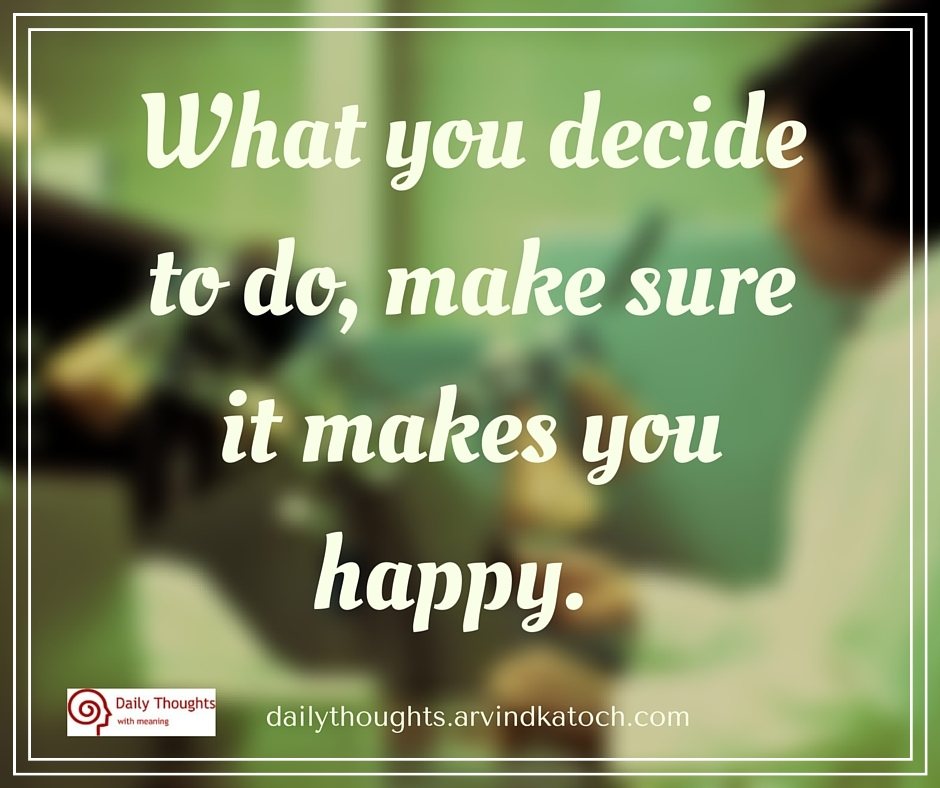
#> input picture test_image.jpeg, 940 x 788 px
$ python get_text.py --image test_image.jpeg   (older library calls are emulated)
#> lines starting #> are read from the running program, lines starting #| are printed output that depends on the picture; after the words box and inside, x2 and y2 are one past the last pixel; in counts of white or black regions, pixels touching at a corner belong together
### crop_to_text.py
import cv2
import argparse
import sys
import numpy as np

def fit_to_text(image):

    #small = cv2.cvtColor(image, cv2.COLOR_BGR2GRAY)

    kernel = cv2.getStructuringElement(cv2.MORPH_ELLIPSE, (5, 5))
    grad = cv2.morphologyEx(image, cv2.MORPH_GRADIENT, kernel)

    _, bw = cv2.threshold(grad, 0.0, 255.0, cv2.THRESH_BINARY | cv2.THRESH_OTSU)

    kernel = cv2.getStructuringElement(cv2.MORPH_RECT, (9, 1))
    connected = cv2.morphologyEx(bw, cv2.MORPH_CLOSE, kernel)
    # using RETR_EXTERNAL instead of RETR_CCOMP
    _, contours, hierarchy = cv2.findContours(connected.copy(), cv2.RETR_EXTERNAL, cv2.CHAIN_APPROX_NONE)

    mask = np.zeros(bw.shape, dtype=np.uint8)

    x, y, w, h = cv2.boundingRect(contours[0])
    mask[y:y+h, x:x+w] = 0
    cv2.drawContours(mask, contours, 0, (255, 255, 255), -1)
    r = float(cv2.countNonZero(mask[y:y+h, x:x+w])) / (w * h)

    if r > 0.45 and w > 8 and h > 8:
        return image[y:y+h, x:x+w]


# [17 lines that do not run on import are left out]

### get_text.py
from PIL import Image
import cv2
import imutils

import pytesseract

import numpy as np

import argparse

import os
import sys
import subprocess

import file_names
import crop_to_text

# [13 lines of commented-out code are left out]

def return_text(image):

    image = cv2.cvtColor(image, cv2.COLOR_BGR2GRAY)
    image = cv2.fastNlMeansDenoising(image, None, 10, 3, 7)

    #cv2.imshow("Gray", image)

    image = cv2.adaptiveThreshold(image, 255, cv2.ADAPTIVE_THRESH_MEAN_C, cv2.THRESH_BINARY, 41, 10)

    filename = file_names.denoised_threshed_input_image
    image = crop_to_text.fit_to_text(image)
    cv2.imwrite(filename, image)

    text = pytesseract.image_to_string(Image.open(filename))

    return text

if __name__ == "__main__":

    ap = argparse.ArgumentParser()
    ap.add_argument("-i", "--image", required=True,
        help="path to image to get text from")
    args = vars(ap.parse_args())

    image = cv2.imread(args["image"])
#> image is the input picture: shape (788, 940, 3); mean B, G, R 94.5, 137.6, 124.9
    #cv2.imshow("Input image", image)

    #deskewed_cropped_image = fix_skewness(cropped_image)

    #image = downscale_image(args)

    print(return_text(image))
#> in return_text, `image = cv2.cvtColor(image, cv2.COLOR_BGR2GRAY)`:
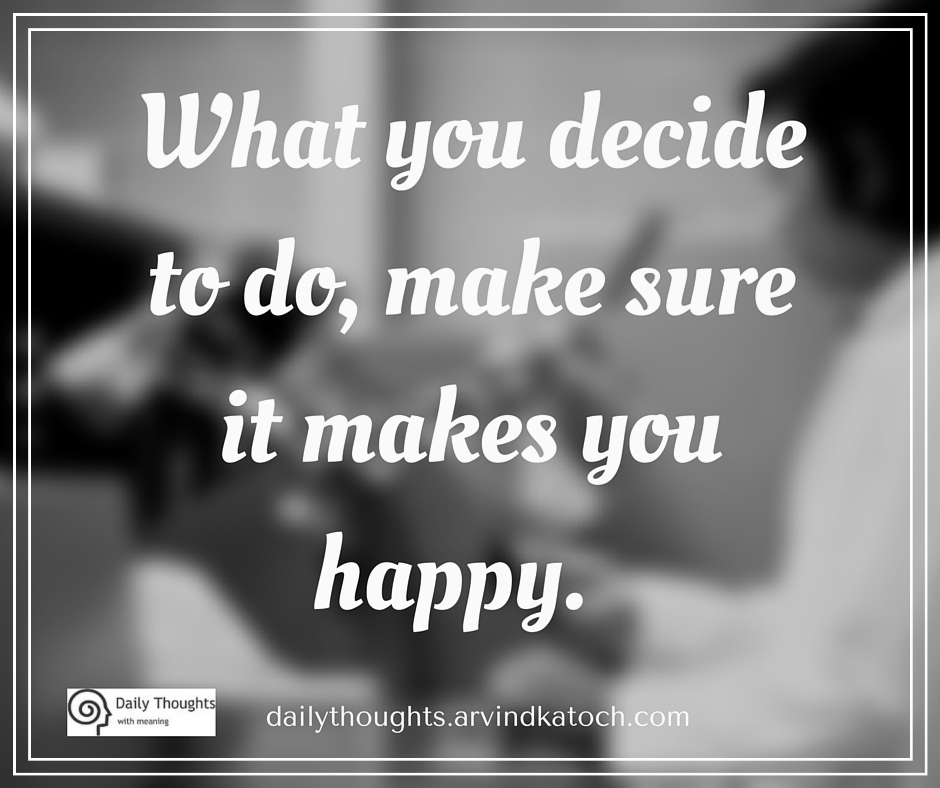
#> image: shape (788, 940); min 0, max 255, mean 128.9
#> in return_text, `image = cv2.adaptiveThreshold(image, 255, cv2.ADAPTIVE_THRESH_MEAN_C, ..`:
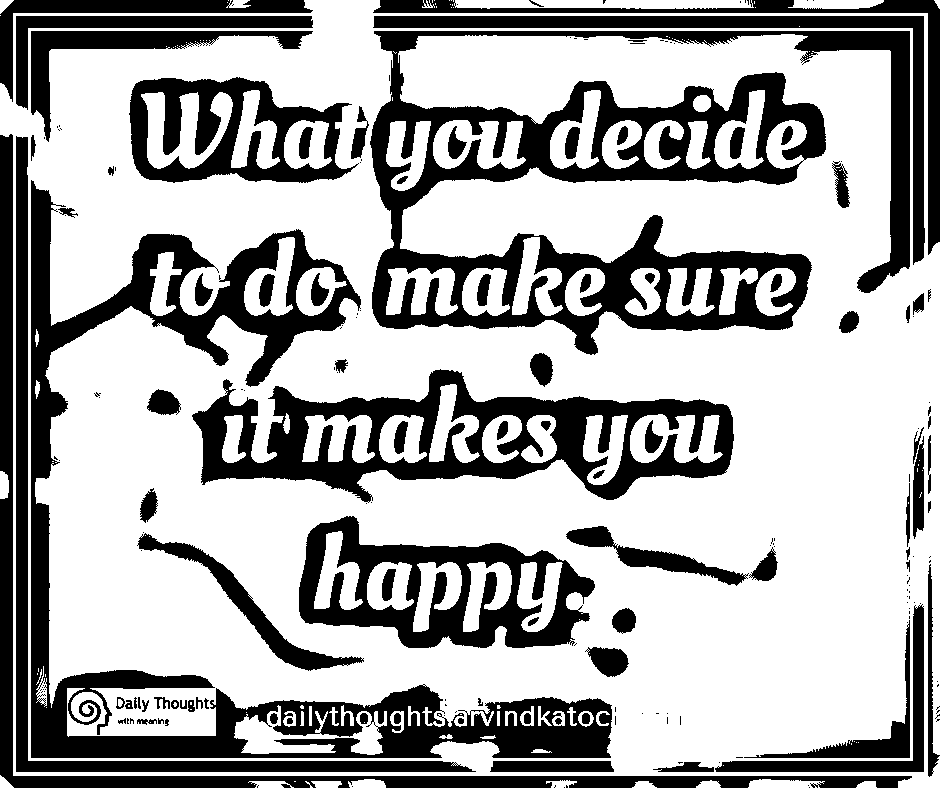
#> image: shape (788, 940); 66.8% white; 200 black regions (111 under 20 px), largest, box (x1, y1, x2, y2) and area: (370, 31, 910, 355) 54072, (31, 180, 612, 758) 47443, (192, 369, 734, 503) 27838
#> in fit_to_text, `grad = cv2.morphologyEx(image, cv2.MORPH_GRADIENT, kernel)`:
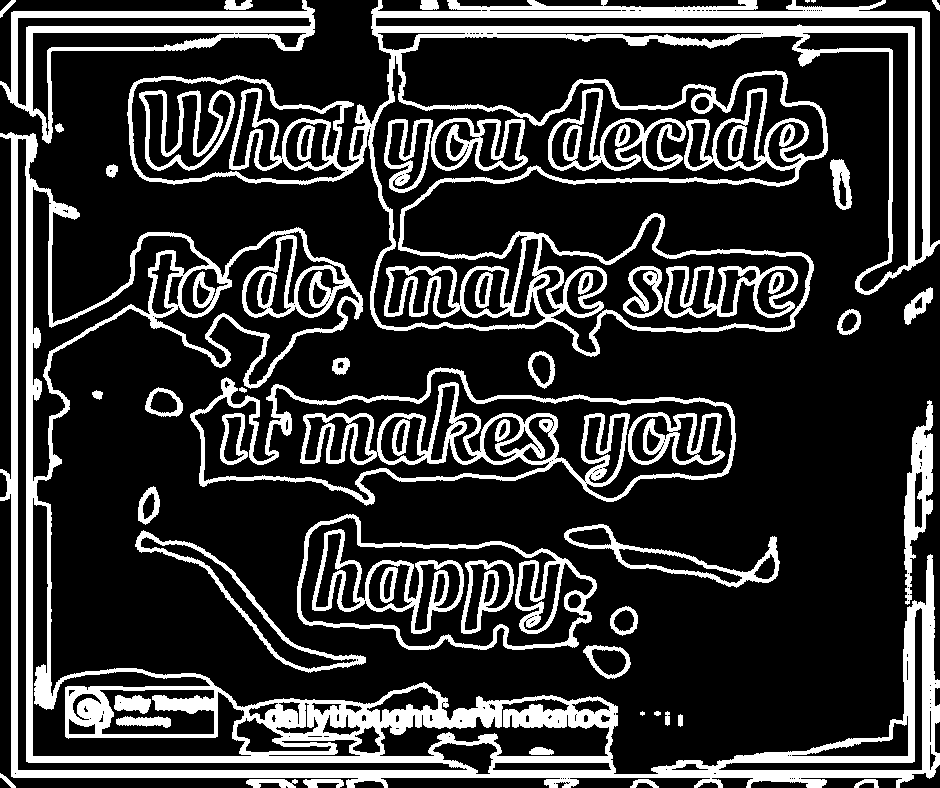
#> grad: shape (788, 940); 21.2% white; 58 white regions (3 under 20 px), largest, box (x1, y1, x2, y2) and area: (0, 132, 940, 788) 54999, (127, 0, 940, 357) 40408, (190, 367, 736, 506) 13436
#> in fit_to_text, `connected = cv2.morphologyEx(bw, cv2.MORPH_CLOSE, kernel)`:
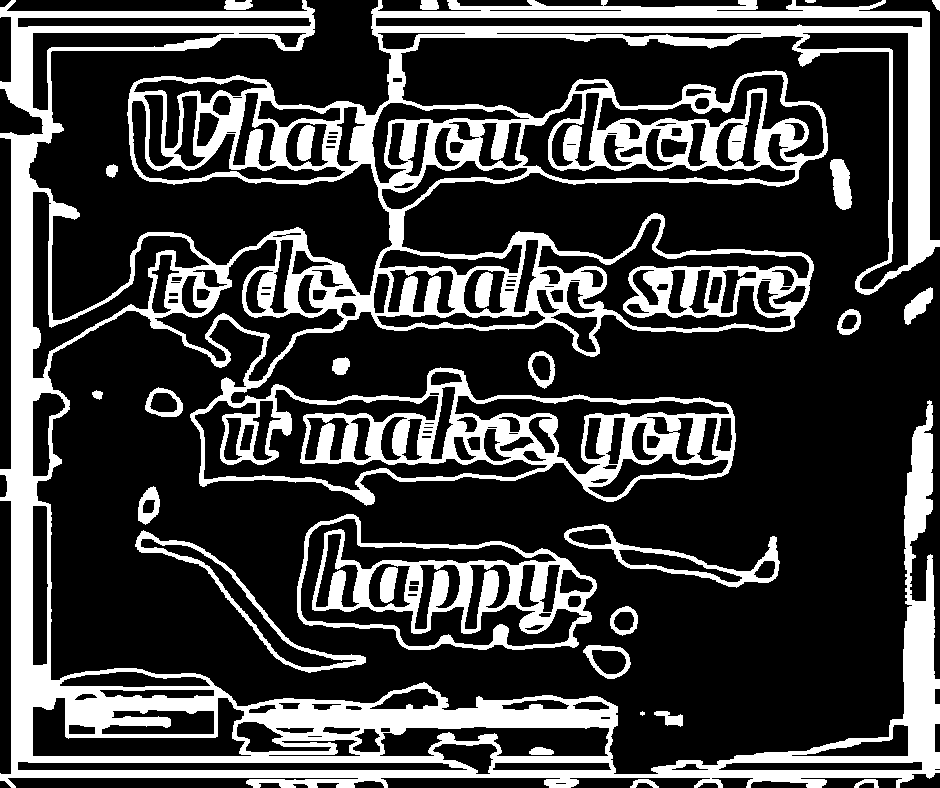
#> connected: shape (788, 940); 25.1% white; 27 white regions (1 under 20 px)
#> in fit_to_text, `_, contours, hierarchy = cv2.findContours(connected.copy(), cv2.RETR_E..`: contours = 23 contours, 2 with area under 20; largest, box (x1, y1, x2, y2) and area: (0, 0, 940, 788) 299582, (297, 514, 597, 650) 27846, (135, 530, 366, 673) 4870, (564, 524, 780, 588) 4094, (583, 645, 631, 679) 1097
#> in fit_to_text, `x, y, w, h = cv2.boundingRect(contours[0])`: x = 854; y = 779; w = 25; h = 9
#> in fit_to_text, `cv2.drawContours(mask, contours, 0, (255, 255, 255), -1)`:
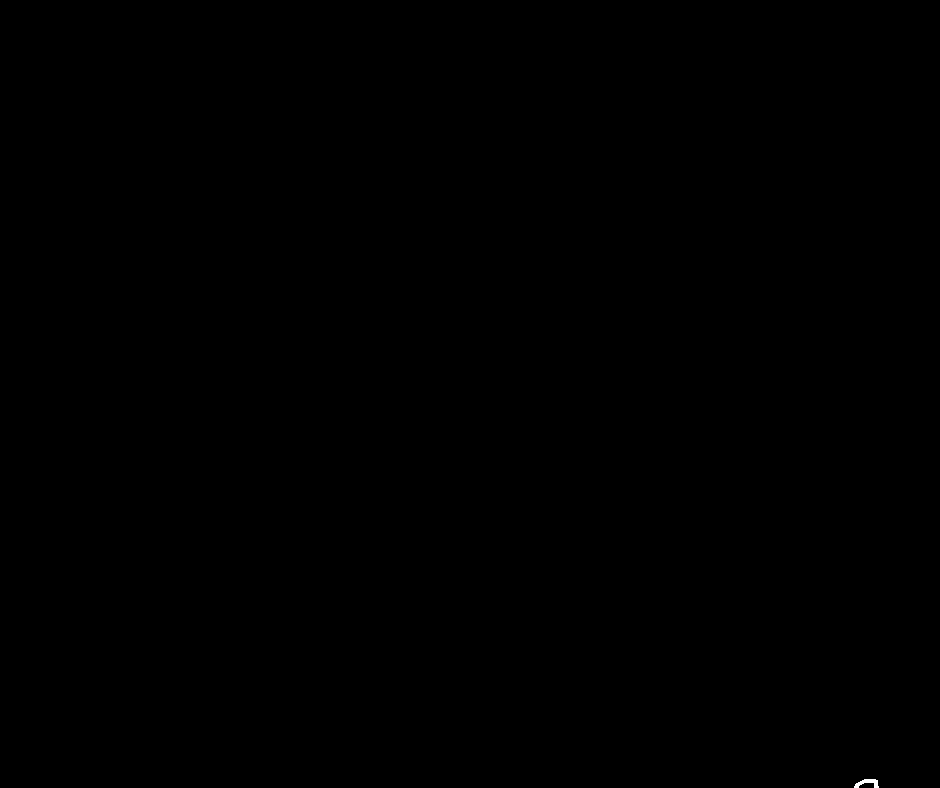
#> mask: shape (788, 940); 0.02% white; 1 white region, box (x1, y1, x2, y2) and area: (854, 779, 879, 788) 118
#> in fit_to_text, `r = float(cv2.countNonZero(mask[y:y+h, x:x+w])) / (w * h)`: r = 0.524
#> (the call stopped at in return_text, `text = pytesseract.image_to_string(Image.open(filename))`: pytesseract is not available in this run)
